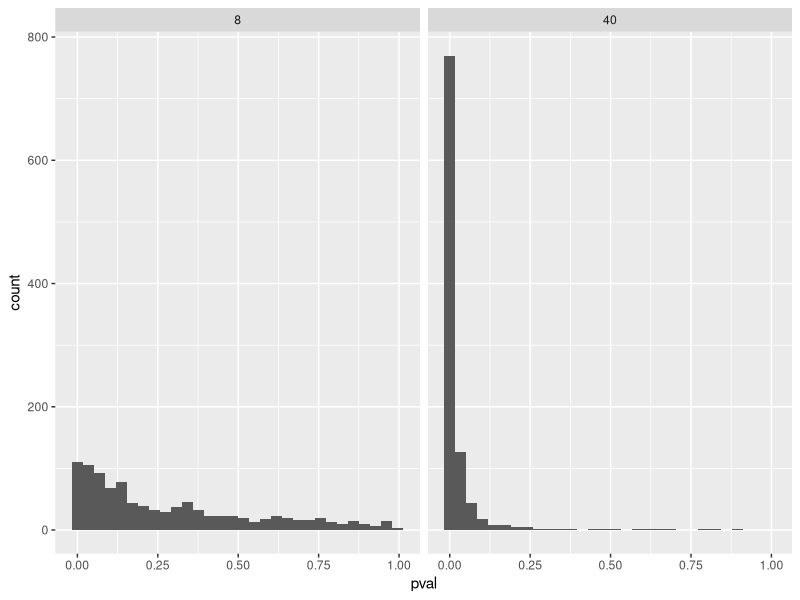
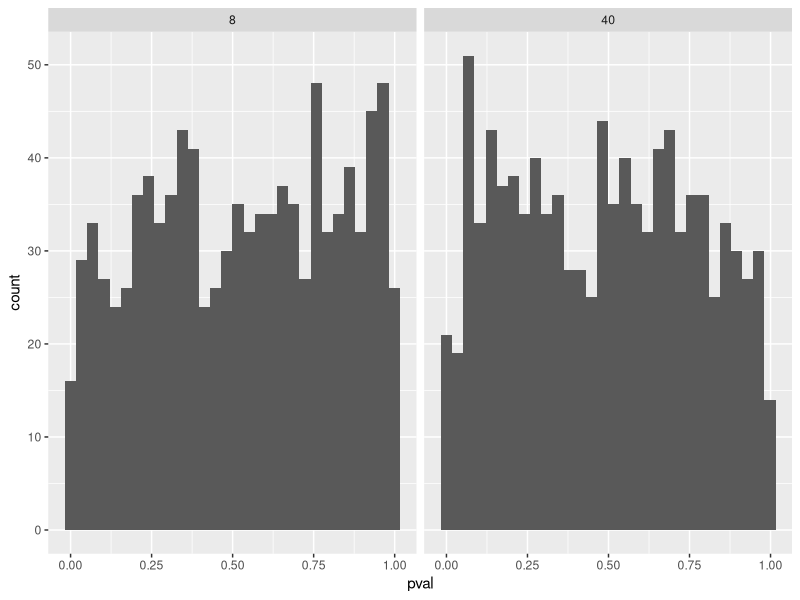

These charts were generated, in order, by the following R code:
## ---- chunk 1

library(tidyverse)

set.seed(1)
population <- rnorm(1000000, mean = 1.5, sd = 3)


samp1 <- data.frame(y = sample(population, 8, replace = FALSE))

samp2 <- data.frame(y = sample(population, 40, replace = FALSE))


m1 <- lm(y ~ 1, data = samp1)
m2 <- lm(y ~ 1, data = samp2)

summary(m1)
summary(m2)

## ---- chunk 2

set.seed(1)
# Create data frames to store the model estimates
results_8 <- data.frame(estimate = rep(NA, 1000), 
                      se = rep(NA, 1000), 
                      pval = rep(NA, 1000), 
                      n = 8)  

results_40 <- data.frame(estimate = rep(NA, 1000), 
                      se = rep(NA, 1000), 
                      pval = rep(NA, 1000), 
                      n = 40)

# A for loop used to sample 1000 studies, each iteration (i) will draw a new sample
# from the population. 

for(i in 1:1000) {
  
  # Draw a sample 
  samp1 <- data.frame(y = sample(population, 8, replace = FALSE))
  samp2 <- data.frame(y = sample(population, 40, replace = FALSE))

  # Model the data
  m1 <- lm(y ~ 1, data = samp1)
  m2 <- lm(y ~ 1, data = samp2)
  
  # Extract values from the models
  results_8[i, 1] <- coef(summary(m1))[1, 1]
  results_8[i, 2] <- coef(summary(m1))[1, 2]
  results_8[i, 3] <- coef(summary(m1))[1, 4]

  results_40[i, 1] <- coef(summary(m2))[1, 1]
  results_40[i, 2] <- coef(summary(m2))[1, 2]
  results_40[i, 3] <- coef(summary(m2))[1, 4]
  
  
}


# Save the results in a combined data frame

results <- bind_rows(results_8, results_40)

## ---- chunk 3

set.seed(1)
dat <- results %>% 
  group_by(n) %>% 
  summarise(estimate_sd = sd(estimate),
            se_mean = mean(se))

dat

## ---- chunk 4

set.seed(1)
results %>%
  ggplot(aes(pval)) + 
  geom_histogram() +
  facet_wrap(~ n)

## ---- chunk 5

set.seed(1)
results %>%
  filter(pval < 0.05) %>%
  group_by(n) %>%
  summarise(sig_results = n()/1000)

## ---- chunk 6

library(pwr)

set.seed(1)
pwr.t.test(n = 8, sig.level = 0.05, d = 1.5/3, type = "one.sample")
pwr.t.test(n = 40, sig.level = 0.05, d = 1.5/3, type = "one.sample")


## ---- chunk 7

set.seed(2)
population <- rnorm(1000000, mean = 0, sd = 3)


# Create data frames to store the model estimates
results_8 <- data.frame(estimate = rep(NA, 1000), 
                      se = rep(NA, 1000), 
                      pval = rep(NA, 1000), 
                      n = 8)  

results_40 <- data.frame(estimate = rep(NA, 1000), 
                      se = rep(NA, 1000), 
                      pval = rep(NA, 1000), 
                      n = 40)

# A for loop used to sample 1000 studies, each iteration (i) will draw a new sample
# from the population. 

for(i in 1:1000) {
  
  # Draw a sample 
  samp1 <- data.frame(y = sample(population, 8, replace = FALSE))
  samp2 <- data.frame(y = sample(population, 40, replace = FALSE))

  # Model the data
  m1 <- lm(y ~ 1, data = samp1)
  m2 <- lm(y ~ 1, data = samp2)
  
  # Extract values from the models
  results_8[i, 1] <- coef(summary(m1))[1, 1]
  results_8[i, 2] <- coef(summary(m1))[1, 2]
  results_8[i, 3] <- coef(summary(m1))[1, 4]

  results_40[i, 1] <- coef(summary(m2))[1, 1]
  results_40[i, 2] <- coef(summary(m2))[1, 2]
  results_40[i, 3] <- coef(summary(m2))[1, 4]
  
  
}


# Save the results in a combined data frame

results_null <- bind_rows(results_8, results_40)


results_null %>%
  ggplot(aes(pval)) + 
  geom_histogram() +
  facet_wrap(~ n)

## ---- chunk 8

set.seed(2)
results_null %>%
  filter(pval < 0.05) %>%
  group_by(n) %>%
  summarise(sig_results = n()/1000)
